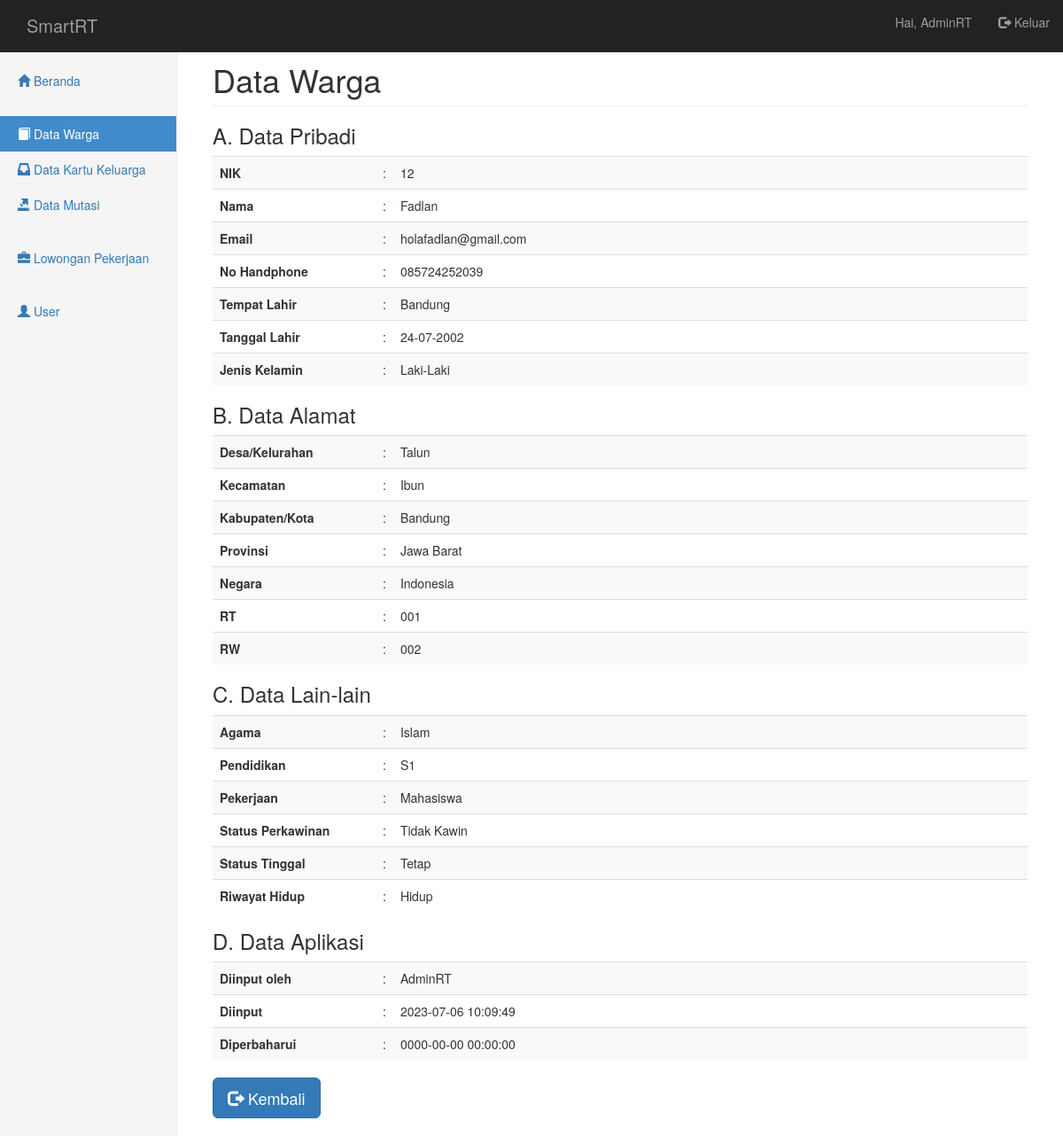
Screenshot of /pages/warga/show.php?id_warga=38 (signed in) with the database file from the repository.
### tables this page shows
CREATE TABLE `warga` (
  `id_warga` int(11) NOT NULL,
  `nik_warga` varchar(16) NOT NULL,
  `nama_warga` varchar(45) NOT NULL,
  `email_warga` varchar(50) NOT NULL,
  `no_warga` varchar(16) NOT NULL,
  `tempat_lahir_warga` varchar(30) NOT NULL,
  `tanggal_lahir_warga` date NOT NULL,
  `jenis_kelamin_warga` enum('Laki-Laki','Perempuan') NOT NULL,
  `desa_kelurahan_warga` varchar(30) NOT NULL,
  `kecamatan_warga` varchar(30) NOT NULL,
  `kabupaten_kota_warga` varchar(30) NOT NULL,
  `provinsi_warga` varchar(30) NOT NULL,
  `negara_warga` varchar(30) NOT NULL,
  `rt_warga` varchar(3) NOT NULL,
  `rw_warga` varchar(3) NOT NULL,
  `agama_warga` enum('Islam','Kristen','Katholik','Hindu','Budha','Konghucu') NOT NULL,
  `pendidikan_terakhir_warga` varchar(20) NOT NULL,
  `pekerjaan_warga` varchar(20) NOT NULL,
  `status_perkawinan_warga` enum('Kawin','Tidak Kawin') NOT NULL,
  `status_warga` varchar(10) NOT NULL,
  `riwayat_warga` varchar(20) NOT NULL,
  `id_user` int(11) NOT NULL,
  `created_at` timestamp NOT NULL DEFAULT current_timestamp() ON UPDATE current_timestamp(),
  `updated_at` timestamp NOT NULL DEFAULT '0000-00-00 00:00:00'
);

CREATE TABLE `user` (
  `id_user` int(11) NOT NULL,
  `nama_user` varchar(45) NOT NULL,
  `username_user` varchar(20) NOT NULL,
  `password_user` varchar(255) NOT NULL,
  `status_user` enum('Admin','Warga') NOT NULL,
  `desa_kelurahan_user` varchar(30) NOT NULL,
  `kecamatan_user` varchar(30) NOT NULL,
  `kabupaten_kota_user` varchar(30) NOT NULL,
  `provinsi_user` varchar(30) NOT NULL,
  `negara_user` varchar(30) NOT NULL,
  `rt_user` varchar(3) NOT NULL,
  `rw_user` varchar(3) NOT NULL,
  `created_at` timestamp NOT NULL DEFAULT current_timestamp() ON UPDATE current_timestamp(),
  `updated_at` timestamp NOT NULL DEFAULT '0000-00-00 00:00:00'
);

### pages/warga/data-show.php (called while the page is built)
<?php
include('../../config/koneksi.php');
$get_id_warga = $_GET['id_warga'];
$query = "SELECT * FROM warga WHERE id_warga = $get_id_warga";
$hasil = mysqli_query($db, $query);
$data_warga = array();
while ($row = mysqli_fetch_assoc($hasil)) {
  $data_warga[] = $row;
}

### pages/warga/show.php (the view, shortened to what this page needs)
<?php include('../_partials/top.php') ?>
<h1 class="page-header">Data Warga</h1>
<?php include('data-show.php') ?>
<h3>A. Data Pribadi</h3>
<table class="table table-striped">
  <tr>
    <th width="20%">NIK</th>
    <td width="1%">:</td>
    <td><?php echo $data_warga[0]['nik_warga'] ?></td>
  </tr>
  <tr>
    <th>Nama</th>
    <td>:</td>
    <td><?php echo $data_warga[0]['nama_warga'] ?></td>
  </tr>
  <tr>
    <th>Email</th>
    <td>:</td>
    <td><?php echo $data_warga[0]['email_warga'] ?></td>
  </tr>
  <tr>
    <th>No Handphone</th>
    <td>:</td>
    <td><?php echo $data_warga[0]['no_warga'] ?></td>
  </tr>
  <tr>
    <th>Tempat Lahir</th>
    <td>:</td>
    <td><?php echo $data_warga[0]['tempat_lahir_warga'] ?></td>
  </tr>
  <tr>
    <th>Tanggal Lahir</th>
    <td>:</td>
    <td>
      <?php echo ($data_warga[0]['tanggal_lahir_warga'] != '0000-00-00') ? date('d-m-Y', strtotime($data_warga[0]['tanggal_lahir_warga'])) : ''?>
    </td>
  </tr>
  <tr>
    <th>Jenis Kelamin</th>
    <td>:</td>
    <td><?php echo $data_warga[0]['jenis_kelamin_warga'] ?></td>
  </tr>
</table>
<h3>B. Data Alamat</h3>
<table class="table table-striped">
  <tr>
    <th width="20%">Desa/Kelurahan</th>
    <td width="1%">:</td>
    <td><?php echo $data_warga[0]['desa_kelurahan_warga'] ?></td>
  </tr>
  <tr>
    <th>Kecamatan</th>
    <td>:</td>
    <td><?php echo $data_warga[0]['kecamatan_warga'] ?></td>
  </tr>
  <tr>
    <th>Kabupaten/Kota</th>
    <td>:</td>
    <td><?php echo $data_warga[0]['kabupaten_kota_warga'] ?></td>
  </tr>
  <tr>
    <th>Provinsi</th>
    <td>:</td>
    <td><?php echo $data_warga[0]['provinsi_warga'] ?></td>
  </tr>
  <tr>
    <th>Negara</th>
    <td>:</td>
    <td><?php echo $data_warga[0]['negara_warga'] ?></td>
  </tr>
  <tr>
    <th>RT</th>
    <td>:</td>
    <td><?php echo $data_warga[0]['rt_warga'] ?></td>
  </tr>
  <tr>
    <th>RW</th>
    <td>:</td>
    <td><?php echo $data_warga[0]['rw_warga'] ?></td>
  </tr>
</table>
<h3>C. Data Lain-lain</h3>
<table class="table table-striped">
  <tr>
    <th width="20%">Agama</th>
    <td width="1%">:</td>
    <td><?php echo $data_warga[0]['agama_warga'] ?></td>
  </tr>
  <tr>
    <th>Pendidikan</th>
    <td>:</td>
    <td><?php echo $data_warga[0]['pendidikan_terakhir_warga'] ?></td>
  </tr>
  <tr>
    <th>Pekerjaan</th>
    <td>:</td>
    <td><?php echo $data_warga[0]['pekerjaan_warga'] ?></td>
  </tr>
  <tr>
    <th>Status Perkawinan</th>
    <td>:</td>
    <td><?php echo $data_warga[0]['status_perkawinan_warga'] ?></td>
  </tr>
  <tr>
    <th>Status Tinggal</th>
    <td>:</td>
    <td><?php echo $data_warga[0]['status_warga'] ?></td>
  </tr>
  <tr>
    <th>Riwayat Hidup</th>
    <td>:</td>
    <td><?php echo $data_warga[0]['riwayat_warga'] ?></td>
  </tr>
</table>
<h3>D. Data Aplikasi</h3>
<table class="table table-striped">
  <tr>
    <th width="20%">Diinput oleh</th>
    <td width="1%">:</td>
    <td><?php echo $db->query("SELECT nama_user FROM user WHERE id_user = '".$data_warga[0]['id_user']."'")->fetch_assoc()['nama_user'] ?></td>
  </tr>
  <tr>
    <th>Diinput</th>
    <td>:</td>
    <td><?php echo $data_warga[0]['created_at'] ?></td>
  </tr>
  <tr>
    <th>Diperbaharui</th>
    <td>:</td>
    <td><?php echo $data_warga[0]['updated_at'] ?></td>
  </tr>
</table>
<button type="button" class="btn btn-primary btn-lg" onclick="goBack()">
  <i class="glyphicon glyphicon-log-out"></i> Kembali
</button>
<?php include('../_partials/bottom.php') ?>

### assets/css/dashboard.css (style rules this page uses)
body { padding-top: 50px; }
.main .page-header { margin-top: 0; }

### rows the page displays
warga: nik_warga "12", nama_warga "Fadlan", email_warga "holafadlan@gmail.com", no_warga "085724252039", tempat_lahir_warga "Bandung", tanggal_lahir_warga "24-07-2002", jenis_kelamin_warga "Laki-Laki", desa_kelurahan_warga "Talun", kecamatan_warga "Ibun", kabupaten_kota_warga "Bandung", provinsi_warga "Jawa Barat", negara_warga "Indonesia", rt_warga "001", rw_warga "002", agama_warga "Islam", pendidikan_terakhir_warga "S1", pekerjaan_warga "Mahasiswa", status_perkawinan_warga "Tidak Kawin", status_warga "Tetap", riwayat_warga "Hidup", id_user.nama_user "AdminRT", created_at "2023-07-06 10:09:49", updated_at "0000-00-00 00:00:00"

### other values shown
$_SESSION['user']['nama_user'] "AdminRT"
